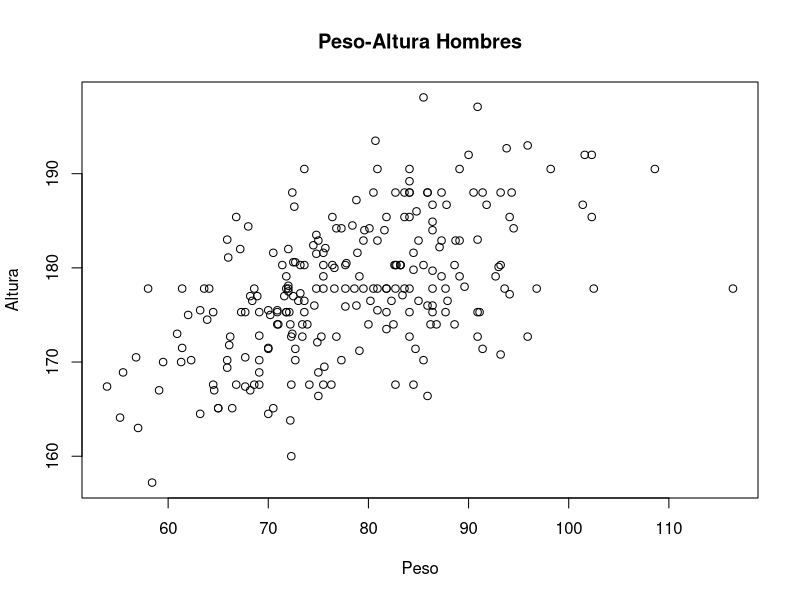
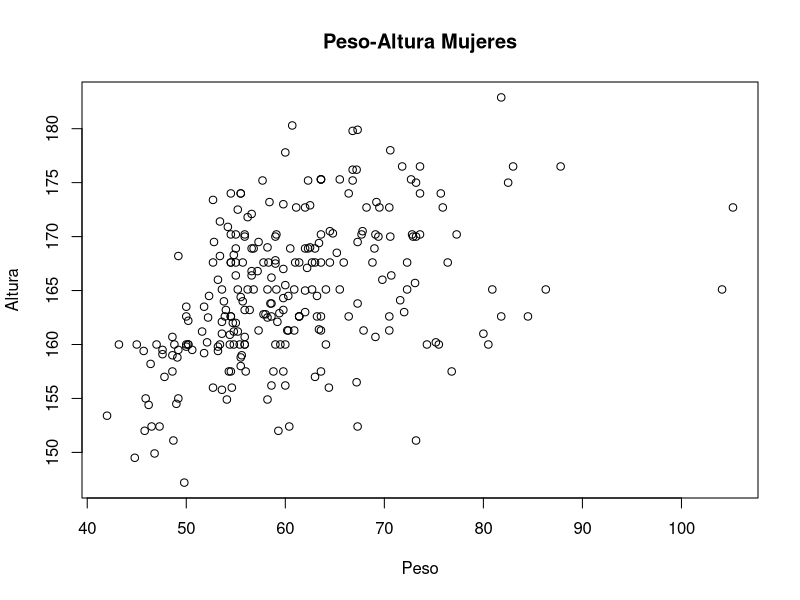
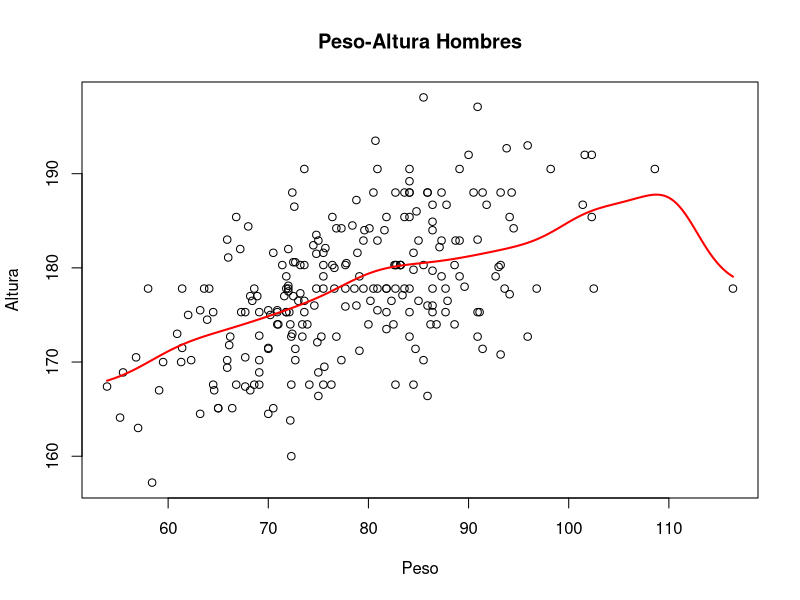

These charts were generated, in order, by the following R code:
TrainTest <- read.table("TrainTest.txt")

body <- read.csv("body.csv")

#Le asignamos el nombre correspondiente a las columnas del data set
colnames(body)<- (c("BIAC","BIIL","BITRO","CHEST1","CHEST2","ELBOW","WRIST",
                    "KNEE","ANKLE","SHOUL","CHESTG","WAISTG","NAVEL","HIP","GLUTE","BICEP",
                    "FLOREA","KNEEG","CALF","ANKLEG","WRISTG","AGE","WEIG","HEIG","GEN"))

#Lectura de Datos -----------------------------------------------------------------------------------------------------------
 
#Nos fijamos si hay datos NULL
any(is.na(body))

#Nos Fijamos el tipo de dato de cada columna
sapply(body, class)

# Conclusion: No hay datos nulos y los tipos de dato corresponden a lo pedido

#Etapa Exploratoria -----------------------------------------------------------------------------------------------------------



#B.)

#Primero separamos los datos segun su genero

#Weight Men y su medianda
WEIG_M <-  body[body$GEN == 1, ]$WEIG

T_M <- median(WEIG_M)


#Weight Women y su mediana 
WEIG_W <-  body[body$GEN == 0, ]$WEIG

T_W <- median(WEIG_W)

#BootStrap para pesos de hombres
B = 1000

# Tomamos 1000 muestras de tamano |WEIGH_M| de los datos que tenemos 
n <- length(WEIG_M)
estMedMen<- 0

for(i in 1:B){
  #Para cada muestra estimamos la mediana y la almacenamos 
  muestra <- sample(WEIG_M, n, replace = TRUE )
  estMedMen[i] <- median(muestra)
}

seBootMen <- sd(estMedMen)

#Definimos el intervalo de confianza aproximado para la mediana del peso masculino
alfa <- 0.05

#Z_alfa/2
z <- qnorm(1-alfa/2)

IDC_Men <- c(T_M - z*seBootMen,T_M + z*seBootMen)

#BootStrap para pesos de Mujeres

# Tomamos 1000 muestras de tamano |WEIGH_M| de los datos que tenemos 
n <- length(WEIG_W)
estMedWom<- 0

for(i in 1:B){
  #Para cada muestra estimamos la mediana y la almacenamos 
  muestra <- sample(WEIG_W, n, replace = TRUE )
  estMedWom[i] <- median(muestra)
}

seBootWom <- sd(estMedWom)

#Definimos el intervalo de confianza aproximado para la mediana del peso masculino
alfa <- 0.05

#Z_alfa/2
z <- qnorm(1-alfa/2)

IDC_Wom <- c(T_M - z*seBootWom,T_M + z*seBootWom)

#Falta la interpretacion
#Se podria decir que el peso no es una medida muy significativa a la hora de diferencia a un hombre de una mujer, 
#ya que ambos tienen medias muy parecidas. Aunque los hombres tienen mas dispersion, por lo que podemos decir que
#cuanto mas alejado se encuentre un peso de la media mas probabilidad hay de que sea un hombre. Ademas a la hora de diferenciar
#grupos de hombres de grupos de mujeres, podemos usar el desvio estandar como diferenciador

#C)

HEIG_M <-  body[body$GEN == 1, ]$HEIG

HEIG_W <-  body[body$GEN == 0, ]$HEIG

plot(WEIG_M,HEIG_M,main = "Peso-Altura Hombres", xlab = "Peso" , ylab = "Altura")

plot(WEIG_W,HEIG_W,main = "Peso-Altura Mujeres", xlab = "Peso" , ylab = "Altura")

# Los graficos parecen indicar que a mayor peso se tendra mayor altura y vice-versa.

# Estaria bueno que se grafiquen los dos juntos diferenciando por color
# Ver si como diferenciar a los hombres de las mujeres

#D.)


plot(WEIG_M,HEIG_M,main = "Peso-Altura Hombres", xlab = "Peso" , ylab = "Altura")
ksm <- ksmooth(WEIG_M,HEIG_M, "normal", bandwidth = 10)
lines(ksm$x, ksm$y, col = "red", lwd = 2)











